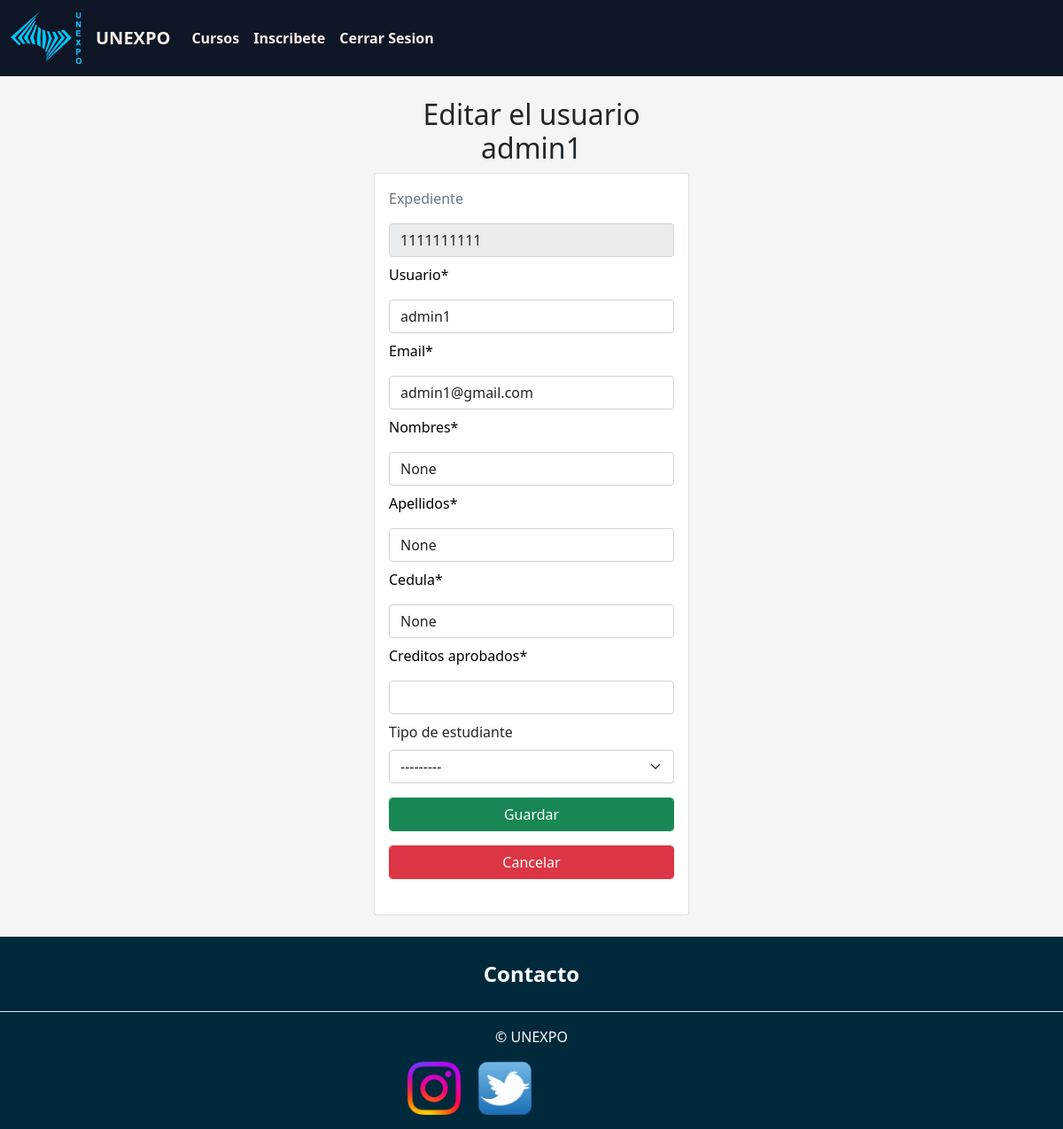
The app's page /listarUsuarios/edicionUsuario/1111111111 (signed in) with its own data.
### Academico/models.py (models this page shows, shortened)
class Usuario(AbstractBaseUser):
    id = models.AutoField(primary_key=True)
    username = models.CharField(
        'Nombre de usuario', unique=True, max_length=30)
    expediente = models.CharField('Expediente', unique=True, max_length=10)
    cedula = models.CharField('Cedula', unique=True,
                              max_length=8, blank=True, null=True)
    creditos_aprobados = models.IntegerField(
        'Creditos Aprobados', blank=True, null=True)
    carrera_id = models.ForeignKey(
        Carrera, null=True, on_delete=models.CASCADE)
    fecha_inscripcion = models.DateField(
        'Fecha de inscripcion', blank=True, null=True)
    opciones_tipo_estudiante = [('C', 'Completo'), ('P', 'Parcial')]
    tipo_estudiante = models.CharField(
        'Tipo de estudiante', choices=opciones_tipo_estudiante, max_length=15, blank=True, null=True)
    opciones_semestres = [(1, 'Semestre 1'), (2, 'Semestre 2'), (3, 'Semestre 3'),
                          (4, 'Semestre 4'), (5, 'Semestre 5'), (6, 'Semestre 6'),
                          (7, 'Semestre 7'), (8, 'Semestre 8'), (9, 'Semestre 9'), (10, 'Semestre 10')]
    semestre = models.IntegerField(
        choices=opciones_semestres, blank=True, null=True)
    email = models.EmailField('Correo electronico',
                              max_length=100, unique=True)
    nombres = models.CharField(
        'Nombres', max_length=100, blank=True, null=True)
    apellidos = models.CharField(
        'apellidos', max_length=100, blank=True, null=True)
    imagen = models.ImageField(
        'Imagen de perfil', upload_to='perfil/', max_length=200, blank=True, null=True)
    usuario_activo = models.BooleanField(default=True)
    usuario_administrador = models.BooleanField(default=False)
    objects = UsuarioManager()
    USERNAME_FIELD = 'username'
    REQUIRED_FIELDS = ['email', 'expediente']
    @property
    def is_staff(self):
        return self.usuario_administrador

### Academico/views.py (the view)
# urls.py: path('listarUsuarios/edicionUsuario/<expediente>',
def edicionUsuario(request, expediente):
    user = Usuario.objects.get(expediente=expediente)
    return render(request,  "edicion_usuario.html", {"user": user})

### Academico/context_process.py (called while the page is built)
def total(request):
    total_creditos = 0
    estudiante_id = request.user.id
    registro_inscripcion = RegistroInscripcion.objects.filter(
        estudiante_id=estudiante_id
    )
    if request.user.is_authenticated and registro_inscripcion:
        for registro in registro_inscripcion:
            materias = registro.materias_ids.all()
            for materia in materias:
                total_creditos += materia.creditos
    return {"total_creditos": total_creditos, "pago_total": total_creditos*3}

### Academico/templates/edicion_usuario.html (shortened to what this page needs)
{% extends "./base.html" %}
{% block estilos %}
<link rel="stylesheet" href="css/style.css">
<link rel="stylesheet" href="css/responsive.css">
{% endblock %}
{% block body %}
<main class="container py-4">
    <div class="row">
        <div class="col-md-4 offset-md-4">
            <h2 class="text-center">Editar el usuario {{user.username}}</h2>
            <div class="card">
                <div class="card-body">
                    <form action="{% url 'academico:editarUsuario' %}" method="post">{% csrf_token %}
                        <div class="form-label">
                            <p class="text-muted">Expediente</p>
                            <input type="text" id="expediente" name="expediente" value="{{user.expediente}}"
                                class="form-control" pminlength="10" maxlength="10" required readonly>
                        </div>
                        <div class="form-label">
                            <p class="text-black">Usuario*</p>
                            <input type="text" id="username" name="username" value="{{user.username}}"
                                class="form-control" maxlength="50" required>
                        </div>
                        <div class="form-label">
                            <p class="text-black">Email*</p>
                            <input type="email" id="email" name="email" value="{{user.email}}" class="form-control"
                                maxlength="50" required>
                        </div>
                        <div class="form-label">
                            <p class="text-black">Nombres*</p>
                            <input type="text" id="nombres" name="nombres" value="{{user.nombres}}" class="form-control"
                                maxlength="50" required>
                        </div>
                        <div class="form-label">
                            <p class="text-black">Apellidos*</p>
                            <input type="text" id="apellidos" name="apellidos" value="{{user.apellidos}}"
                                class="form-control" maxlength="50" required>
                        </div>
                        <div class="form-label">
                            <p class="text-black">Cedula*</p>
                            <input type="text" id="cedula" name="cedula" value="{{user.cedula}}" class="form-control"
                                minlength="8" maxlength="8" required>
                        </div>
                        <div class="form-label">
                            <p class="text-black">Creditos aprobados*</p>
                            <input type="Number" id="creditos_aprobados" name="creditos_aprobados"
                                value="{{user.creditos_aprobados}}" class="form-control" required>
                        </div>
                        <div id="div_id_tipo_estudiante" class="mb-3"> <label for="id_tipo_estudiante"
                                class="form-label">
                                Tipo de estudiante
                            </label> <select name="tipo_estudiante" class="select form-select" id="id_tipo_estudiante">
                                <option value="" selected="">---------</option>
                            </select>
                        </div>
                        <div class="form-label">
                            <button type="submit" class="btn btn-success form-control text-white">Guardar</button>
                            <a href="{% url 'academico:listarUsuarios' %}"
                                class="btn btn-danger form-control my-3">Cancelar</a>
                        </div>
                    </form>
                </div>
            </div>
        </div>
    </div>
</main>
{% endblock %}

### Academico/static/css/style.css (style rules this page uses)
body { background: #f5f5f5; }
:root { scroll-behavior: smooth; }

### records on screen
Usuario: username "admin1", expediente "1111111111", email "admin1@gmail.com", nombres "None", apellidos "None", cedula "None"
